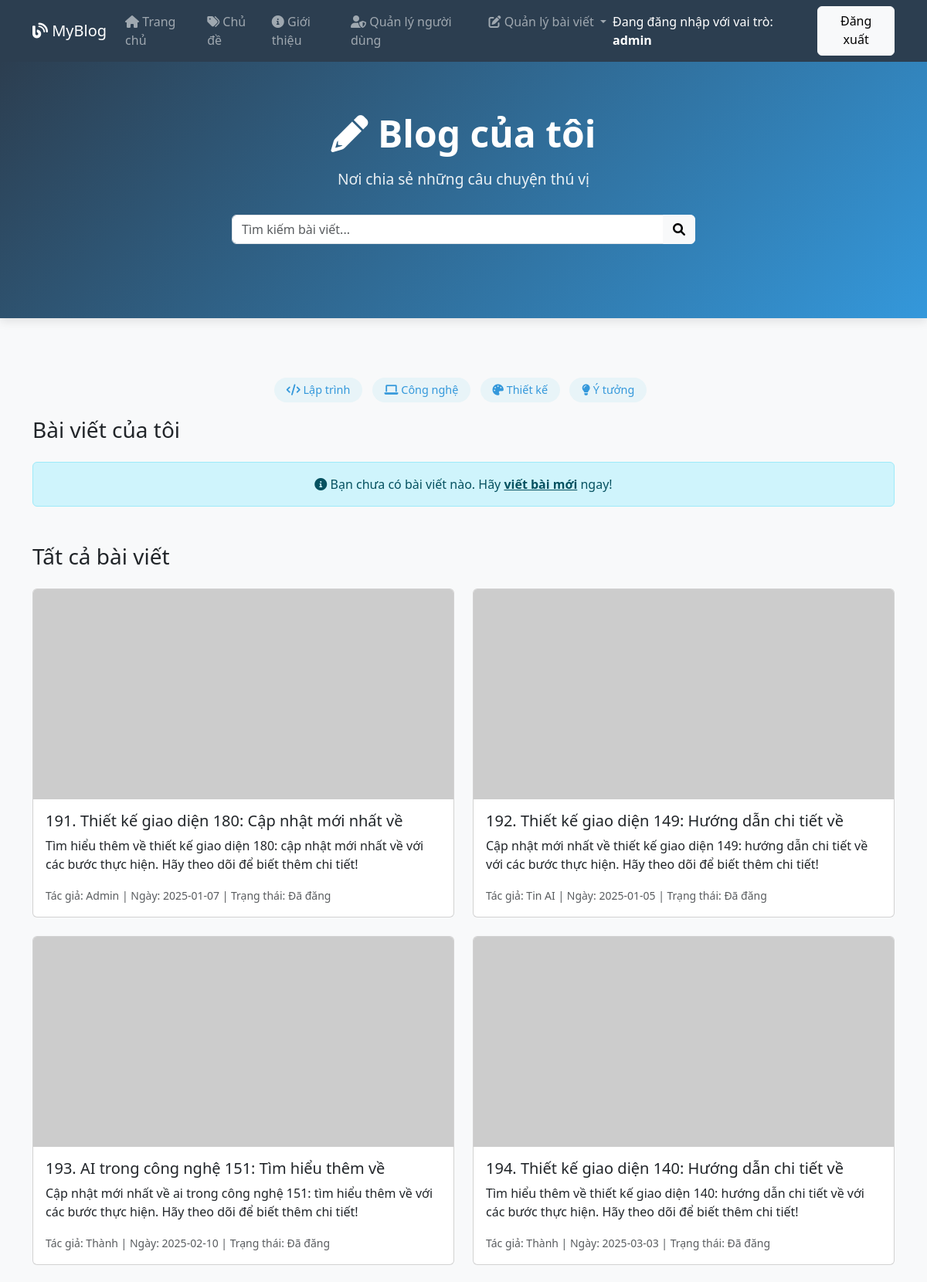
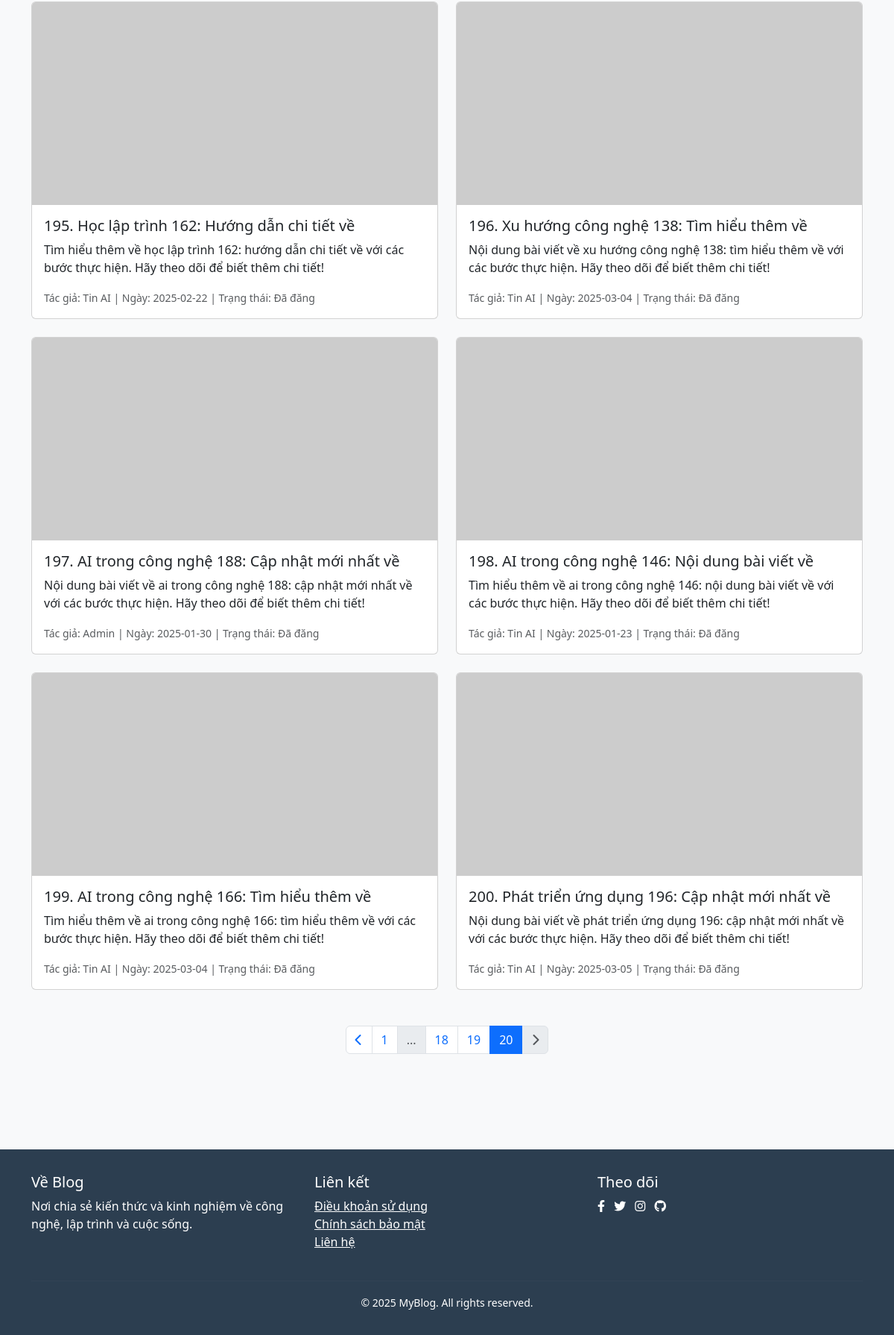
/page/20 (signed in), run on the app's committed database (2 pictures, top to bottom).
### tables this page shows
CREATE TABLE users (
        id INTEGER PRIMARY KEY,
        email TEXT UNIQUE NOT NULL,
        password TEXT NOT NULL,
        role TEXT DEFAULT 'user',
        is_blocked BOOLEAN DEFAULT 0
    );

CREATE TABLE posts (
        id INTEGER PRIMARY KEY,
        title TEXT NOT NULL,
        content TEXT NOT NULL,
        author TEXT NOT NULL,
        date TEXT NOT NULL,
        task TEXT DEFAULT 'Đã đăng'
    , image_url TEXT);

### app.py (the view)
@app.route('/', defaults={'page': 1})
@app.route('/page/<int:page>')
def index(page):
    if 'user_id' not in session:
        return redirect(url_for('login'))
    conn = get_db_connection()
    user = conn.execute('SELECT * FROM users WHERE id = ?', (session['user_id'],)).fetchone()
    conn.close()
    if not user:
        flash("Người dùng không tồn tại. Vui lòng đăng nhập lại.", "error")
        session.pop('user_id', None)
        return redirect(url_for('login'))
    if user['is_blocked']:
        flash("Tài khoản của bạn đã bị khóa.", "error")
        session.pop('user_id', None)
        return redirect(url_for('login'))
    user = dict(user)
    conn = get_db_connection()
    all_posts = conn.execute('SELECT * FROM posts ORDER BY id DESC').fetchall()
    user_posts = conn.execute('SELECT * FROM posts WHERE author = ? ORDER BY id DESC',
                             (user['email'],)).fetchall()
    conn.close()
    all_posts = [dict(post) for post in all_posts]
    user_posts = [dict(post) for post in user_posts]
    per_page = 10
    total_user_posts = len(user_posts)
    total_user_pages = (total_user_posts + per_page - 1) // per_page
    start_user = (page - 1) * per_page
    end_user = start_user + per_page
    paginated_user_posts = user_posts[start_user:end_user]
    total_all_posts = len(all_posts)
    total_all_pages = (total_all_posts + per_page - 1) // per_page
    start_all = (page - 1) * per_page
    end_all = start_all + per_page
    paginated_all_posts = all_posts[start_all:end_all]
    return render_template(
        'index.html',
        user=user,
        user_posts=paginated_user_posts,
        total_user_pages=total_user_pages,
        all_posts=paginated_all_posts,
        total_all_pages=total_all_pages,
        page=page
    )

### app.py (called while the page is built)
def get_db_connection():
    conn = sqlite3.connect(DATABASE)
    conn.row_factory = sqlite3.Row
    return conn

### templates/index.html (shortened to what this page needs)
<!DOCTYPE html>
<html lang="vi">
<head>
    <link rel="stylesheet" href="https://cdn.jsdelivr.net/npm/bootstrap@5.3.0/dist/css/bootstrap.min.css">
    <link rel="stylesheet" href="https://cdnjs.cloudflare.com/ajax/libs/font-awesome/6.0.0/css/all.min.css">
    <link rel="stylesheet" href="{{ url_for('static', filename='style.css') }}">
</head>
<body>
    <nav class="navbar navbar-expand-lg navbar-dark" style="background-color: var(--primary-color);">
        <div class="container">
            <a class="navbar-brand" href="/"><i class="fas fa-blog"></i> MyBlog</a>
            <div class="collapse navbar-collapse" id="navbarNav">
                <ul class="navbar-nav me-auto">
                    <li class="nav-item">
                        <a class="nav-link" href="/"><i class="fas fa-home"></i> Trang chủ</a>
                    </li>
                    <li class="nav-item">
                        <a class="nav-link" href="#"><i class="fas fa-tags"></i> Chủ đề</a>
                    </li>
                    <li class="nav-item">
                        <a class="nav-link" href="#"><i class="fas fa-info-circle"></i> Giới thiệu</a>
                    </li>
                    {% if user and user.role == 'admin' %}
                    <li class="nav-item">
                        <a class="nav-link" href="{{ url_for('admin') }}"><i class="fas fa-user-shield"></i> Quản lý người dùng</a>
                    </li>
                    {% endif %}
                    {% if user %}
                    <li class="nav-item dropdown">
                        <a class="nav-link dropdown-toggle" href="#" id="managePostsDropdown" role="button" data-bs-toggle="dropdown" aria-expanded="false">
                            <i class="fas fa-edit"></i> Quản lý bài viết
                        </a>
                    </li>
                    {% endif %}
                </ul>
                <div class="d-flex">
                    {% if user %}
                        <span class="navbar-text text-white me-3">Đang đăng nhập với vai trò: <strong>{{ user.role }}</strong></span>
                        <a href="{{ url_for('logout') }}" class="btn btn-light">Đăng xuất</a>
                    {% else %}
                        <a href="{{ url_for('login') }}" class="btn btn-outline-light me-2">Đăng nhập</a>
                        <a href="{{ url_for('register') }}" class="btn btn-light">Đăng ký</a>
                    {% endif %}
                </div>
            </div>
        </div>
    </nav>
    <header class="blog-header">
        <div class="container text-center">
            <h1><i class="fas fa-pencil-alt"></i> Blog của tôi</h1>
            <p>Nơi chia sẻ những câu chuyện thú vị</p>
            <div class="search-bar">
                <div class="input-group">
                    <input type="text" class="form-control" placeholder="Tìm kiếm bài viết...">
                    <button class="btn btn-light" type="button">
                        <i class="fas fa-search"></i>
                    </button>
                </div>
            </div>
        </div>
    </header>
    <div class="container py-5">
        <div class="mb-4 text-center">
            <span class="category-badge"><i class="fas fa-code"></i> Lập trình</span>
            <span class="category-badge"><i class="fas fa-laptop"></i> Công nghệ</span>
            <span class="category-badge"><i class="fas fa-palette"></i> Thiết kế</span>
            <span class="category-badge"><i class="fas fa-lightbulb"></i> Ý tưởng</span>
        </div>
        <h3 class="mb-4">Bài viết của tôi</h3>
        {% if user_posts %}
        <form method="POST" action="{{ url_for('delete_posts') }}">
            <div class="row">
                {% for post in user_posts %}
                <div class="col-md-6 mb-4">
                    <div class="card">
                        {% if post.image_url %}
                        <img src="{{ post.image_url }}" class="card-img-top" alt="{{ post.title }}">
                        {% endif %}
                        <div class="card-body">
                            <div class="form-check">
                                <input class="form-check-input" type="checkbox" name="post_ids" value="{{ post.id }}" id="post_{{ post.id }}">
                                <label class="form-check-label" for="post_{{ post.id }}">
                                    <h5 class="card-title">{{ (page-1)*10 + loop.index }}. {{ post.title }}</h5>
                                    <p class="card-text">{{ post.content }}</p>
                                    <p class="card-text"><small class="text-muted">Ngày: {{ post.date }} | Trạng thái: {{ post.task }}</small></p>
                                </label>
                            </div>
                            <button class="btn btn-warning btn-sm edit-post-btn" data-post-id="{{ post.id }}" data-bs-toggle="modal" data-bs-target="#editPostsModal">
                                <i class="fas fa-pen"></i> Sửa
                            </button>
                            <button class="btn btn-danger btn-sm delete-post-btn" data-post-id="{{ post.id }}" data-bs-toggle="modal" data-bs-target="#deletePostsModal">
                                <i class="fas fa-trash"></i> Xóa
                            </button>
                        </div>
                    </div>
                </div>
                {% endfor %}
            </div>
            <button type="submit" class="btn btn-danger mb-4"><i class="fas fa-trash"></i> Xóa bài viết đã chọn</button>
        </form>
        {% else %}
        <div class="alert alert-info text-center" role="alert">
            <i class="fas fa-info-circle"></i> Bạn chưa có bài viết nào. Hãy <a href="{{ url_for('new_post') }}" class="alert-link">viết bài mới</a> ngay!
        </div>
        {% endif %}
        <h3 class="mb-4 mt-5">Tất cả bài viết</h3>
        {% if all_posts %}
        <div class="row">
            {% for post in all_posts %}
            <div class="col-md-6 mb-4">
                <div class="card">
                    {% if post.image_url %}
                    <img src="{{ post.image_url }}" class="card-img-top" alt="{{ post.title }}">
                    {% endif %}
                    <div class="card-body">
                        <h5 class="card-title">{{ (page-1)*10 + loop.index }}. {{ post.title }}</h5>
                        <p class="card-text">{{ post.content }}</p>
                        <p class="card-text"><small class="text-muted">Tác giả: {{ post.author }} | Ngày: {{ post.date }} | Trạng thái: {{ post.task }}</small></p>
                    </div>
                </div>
            </div>
            {% endfor %}
        </div>
        {% else %}
        <div class="alert alert-info text-center" role="alert">
            <i class="fas fa-info-circle"></i> Chưa có bài viết nào trên hệ thống.
        </div>
        {% endif %}
        {% if total_all_pages > 1 %}
        <nav aria-label="All page navigation" class="mt-4">
            <ul class="pagination justify-content-center">
                <li class="page-item {% if page <= 1 %}disabled{% endif %}">
                    <a class="page-link" href="{% if page > 1 %}{{ url_for('index', page=page-1) }}{% else %}#{% endif %}"><i class="fas fa-chevron-left"></i></a>
                </li>
                {% if page > 3 %}
                <li class="page-item"><a class="page-link" href="{{ url_for('index', page=1) }}">1</a></li>
                {% if page > 4 %}
                <li class="page-item disabled"><span class="page-link">...</span></li>
                {% endif %}
                {% endif %}
                {% set start_page = page - 2 if page - 2 > 1 else 1 %}
                {% set end_page = page + 3 if page + 3 <= total_all_pages + 1 else total_all_pages + 1 %}
                {% for p in range(start_page, end_page) %}
                <li class="page-item {% if p == page %}active{% endif %}">
                    <a class="page-link" href="{{ url_for('index', page=p) }}">{{ p }}</a>
                </li>
                {% endfor %}
                <li class="page-item {% if page >= total_all_pages %}disabled{% endif %}">
                    <a class="page-link" href="{% if page < total_all_pages %}{{ url_for('index', page=page+1) }}{% else %}#{% endif %}"><i class="fas fa-chevron-right"></i></a>
                </li>
            </ul>
        </nav>
        {% endif %}
    </div>
    <footer class="footer">
        <div class="container">
            <div class="row">
                <div class="col-md-4">
                    <h5>Về Blog</h5>
                    <p>Nơi chia sẻ kiến thức và kinh nghiệm về công nghệ, lập trình và cuộc sống.</p>
                </div>
                <div class="col-md-4">
                    <h5>Liên kết</h5>
                    <ul class="list-unstyled">
                        <li><a href="#" class="text-white">Điều khoản sử dụng</a></li>
                        <li><a href="#" class="text-white">Chính sách bảo mật</a></li>
                        <li><a href="#" class="text-white">Liên hệ</a></li>
                    </ul>
                </div>
                <div class="col-md-4">
                    <h5>Theo dõi</h5>
                    <div class="social-links">
                        <a href="#" class="text-white me-2"><i class="fab fa-facebook-f"></i></a>
                        <a href="#" class="text-white me-2"><i class="fab fa-twitter"></i></a>
                        <a href="#" class="text-white me-2"><i class="fab fa-instagram"></i></a>
                        <a href="#" class="text-white"><i class="fab fa-github"></i></a>
                    </div>
                </div>
            </div>
            <hr class="mt-4 mb-3" style="border-color: rgba(255,255,255,0.1);">
            <div class="text-center">
                <small>© 2025 MyBlog. All rights reserved.</small>
            </div>
        </div>
    </footer>
</body>
</html>

### static/style.css (style rules this page uses)
:root { --primary-color: #2c3e50; --secondary-color: #3498db; --accent-color: #e74c3c; }
body { font-family: 'Segoe UI', Tahoma, Geneva, Verdana, sans-serif; background-color: #f8f9fa; }
.blog-header { background: linear-gradient(135deg, var(--primary-color), var(--secondary-color)); color: white; padding: 4rem 0; margin-bottom: 2rem; box-shadow: 0 4px 12px rgba(0,0,0,0.1); }
.blog-header h1 { font-size: 3rem; font-weight: 700; margin-bottom: 1rem; }
.blog-header p { font-size: 1.2rem; opacity: 0.9; }
.search-bar { max-width: 600px; margin: 2rem auto; }
.category-badge { background: #e8f4f8; color: var(--secondary-color); padding: 0.4rem 1rem; border-radius: 20px; font-size: 0.9rem; margin-right: 0.5rem; }
.footer { background: var(--primary-color); color: white; padding: 2rem 0; margin-top: 4rem; }

### data on the page
users: role "admin"
posts: index "191", title "Thiết kế giao diện 180: Cập nhật mới nhất về", content "Tìm hiểu thêm về thiết kế giao diện 180: cập nhật mới nhất về với các bước thực hiện. Hãy theo dõi để biết thêm chi tiết!", author "Admin", date "2025-01-07", task "Đã đăng"
posts: index "192", title "Thiết kế giao diện 149: Hướng dẫn chi tiết về", content "Cập nhật mới nhất về thiết kế giao diện 149: hướng dẫn chi tiết về với các bước thực hiện. Hãy theo dõi để biết thêm chi tiết!", author "Tin AI", date "2025-01-05", task "Đã đăng"
posts: index "193", title "AI trong công nghệ 151: Tìm hiểu thêm về", content "Cập nhật mới nhất về ai trong công nghệ 151: tìm hiểu thêm về với các bước thực hiện. Hãy theo dõi để biết thêm chi tiết!", author "Thành", date "2025-02-10", task "Đã đăng"
posts: index "194", title "Thiết kế giao diện 140: Hướng dẫn chi tiết về", content "Tìm hiểu thêm về thiết kế giao diện 140: hướng dẫn chi tiết về với các bước thực hiện. Hãy theo dõi để biết thêm chi tiết!", author "Thành", date "2025-03-03", task "Đã đăng"
posts: index "195", title "Học lập trình 162: Hướng dẫn chi tiết về", content "Tìm hiểu thêm về học lập trình 162: hướng dẫn chi tiết về với các bước thực hiện. Hãy theo dõi để biết thêm chi tiết!", author "Tin AI", date "2025-02-22", task "Đã đăng"
posts: index "196", title "Xu hướng công nghệ 138: Tìm hiểu thêm về", content "Nội dung bài viết về xu hướng công nghệ 138: tìm hiểu thêm về với các bước thực hiện. Hãy theo dõi để biết thêm chi tiết!", author "Tin AI", date "2025-03-04", task "Đã đăng"
posts: index "197", title "AI trong công nghệ 188: Cập nhật mới nhất về", content "Nội dung bài viết về ai trong công nghệ 188: cập nhật mới nhất về với các bước thực hiện. Hãy theo dõi để biết thêm chi tiết!", author "Admin", date "2025-01-30", task "Đã đăng"
posts: index "198", title "AI trong công nghệ 146: Nội dung bài viết về", content "Tìm hiểu thêm về ai trong công nghệ 146: nội dung bài viết về với các bước thực hiện. Hãy theo dõi để biết thêm chi tiết!", author "Tin AI", date "2025-01-23", task "Đã đăng"
posts: index "199", title "AI trong công nghệ 166: Tìm hiểu thêm về", content "Tìm hiểu thêm về ai trong công nghệ 166: tìm hiểu thêm về với các bước thực hiện. Hãy theo dõi để biết thêm chi tiết!", author "Tin AI", date "2025-03-04", task "Đã đăng"
posts: index "200", title "Phát triển ứng dụng 196: Cập nhật mới nhất về", content "Nội dung bài viết về phát triển ứng dụng 196: cập nhật mới nhất về với các bước thực hiện. Hãy theo dõi để biết thêm chi tiết!", author "Tin AI", date "2025-03-05", task "Đã đăng"

### other printed values
{{ p }} "18" "19" "20"
